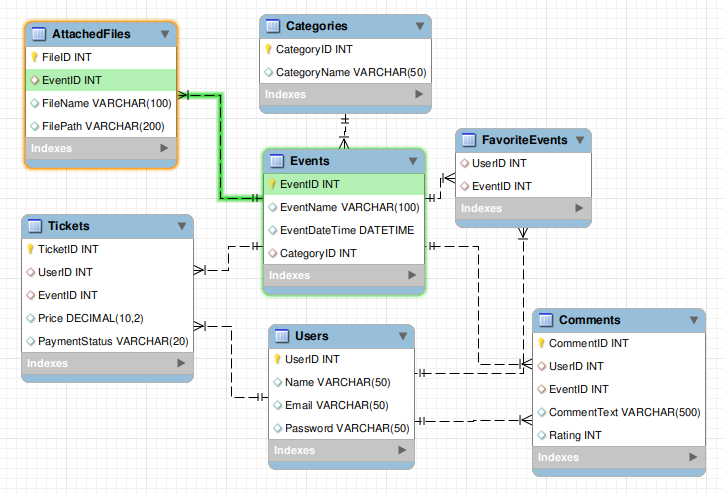
#> input picture SQL/test_23_06_26.png, 723 x 494 px
$ python homework_23_11_24_Linear_filter.py
#> lines starting #> are read from the running program, lines starting #| are printed output that depends on the picture
from PIL import Image
from tkinter import filedialog
import numpy as np
from scipy.signal import convolve2d
import matplotlib.pyplot as plt

def custom_linear_filter(image, kernel):
    result = convolve2d(image, kernel, mode='same', boundary='symm')
    return result

if __name__ == "__main__":
    input_image_path = filedialog.askopenfilename()
#> the answer given: ../../SQL/test_23_06_26.png
    output_image_path = "output_image.jpg"

    # Example coefficients for a more complex filter
    filter_coefficients = [
        0, 0, 0,
        0, -1, 0,
        0, 0, 0
    ]

    # Check if the sum of coefficients is zero
    sum_of_coefficients = sum(filter_coefficients)

    # Open the input image
    input_image = Image.open(input_image_path).convert("RGB")  # Force reading as color image
#> input_image is the input picture: PIL image 723x494 RGB; mean R, G, B 230.7, 235.5, 235.6

    # Convert image to numpy array
    input_array = np.array(input_image.convert("L"), dtype=np.uint8)  # Convert to grayscale and set data type
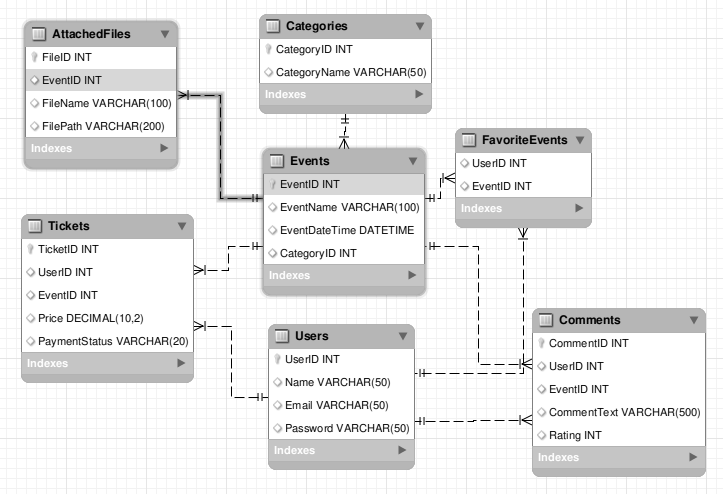
#> input_array: shape (494, 723); min 0, max 255, mean 234

    if sum_of_coefficients != 0:
    # Normalize the coefficients
        filter_coefficients = np.array(filter_coefficients) / sum_of_coefficients

    # Apply the custom filter to the image
    filtered_array = custom_linear_filter(input_array, np.reshape(filter_coefficients, (3, 3)))

    # Convert back to PIL Image
    filtered_image = Image.fromarray(filtered_array.astype(np.uint8)).convert("L")

    # Display and save the result
    plt.figure(figsize=(10, 5))

    plt.subplot(1, 2, 1)
    plt.imshow(input_image)
    plt.title('Original Image')

    plt.subplot(1, 2, 2)
    plt.imshow(filtered_array, cmap='gray')
    plt.title('Filtered Image')

    plt.show()
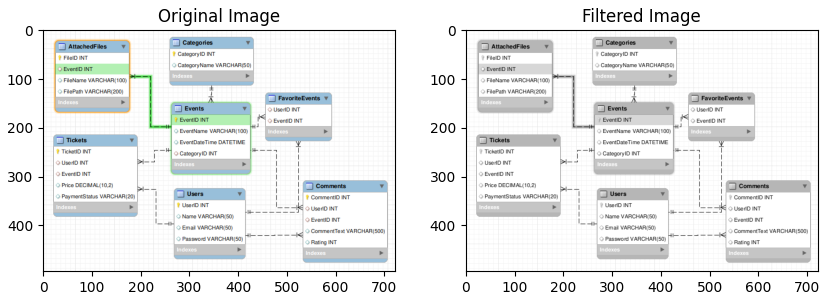
#> figure drawn by matplotlib, 2 panels

    filtered_image.save(output_image_path)
